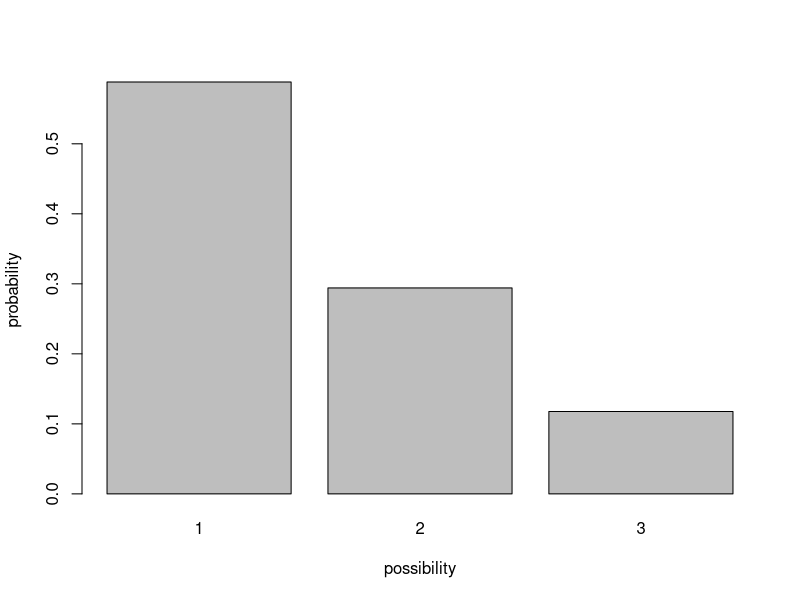
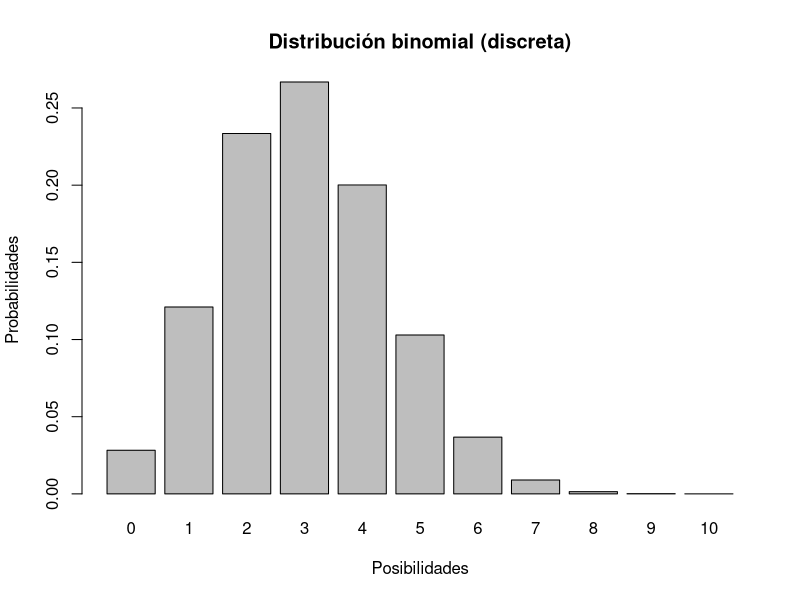
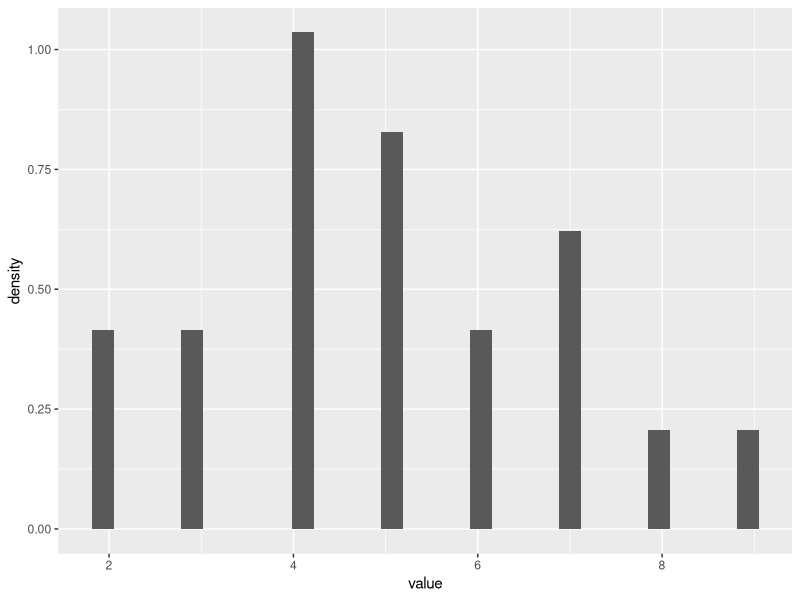
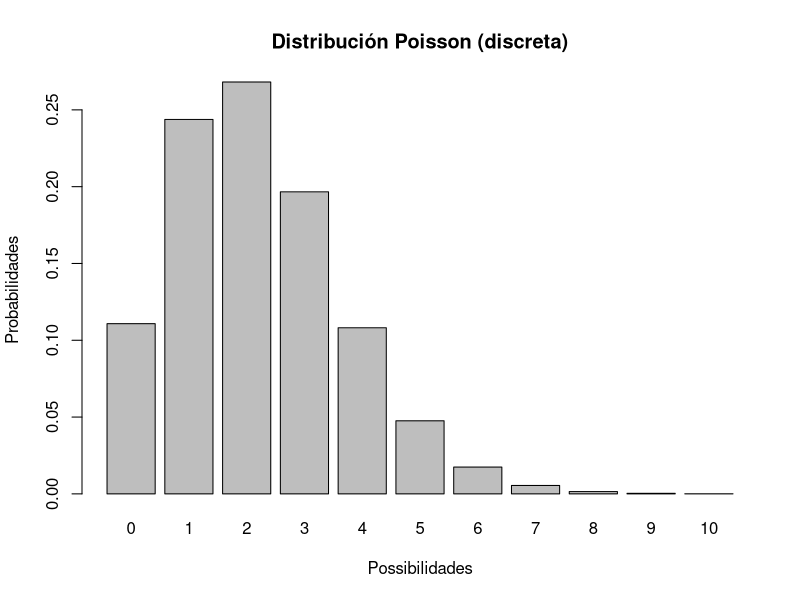
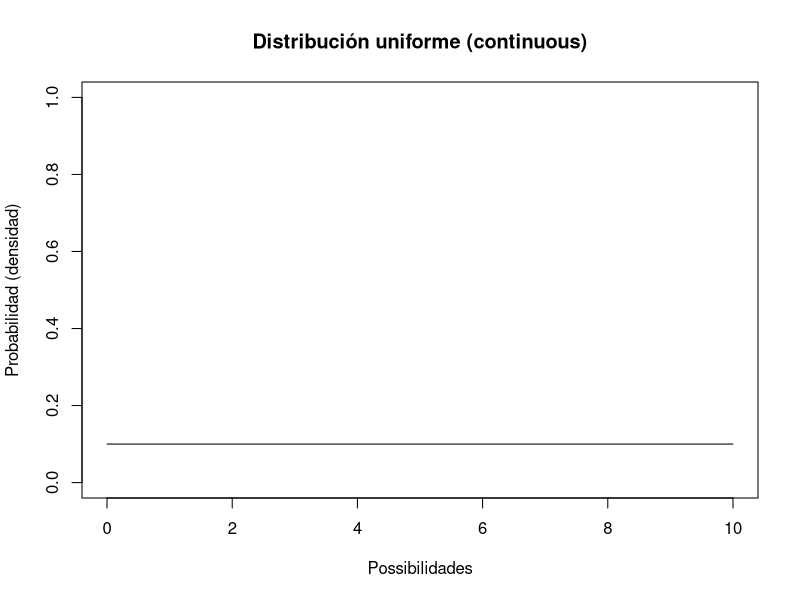
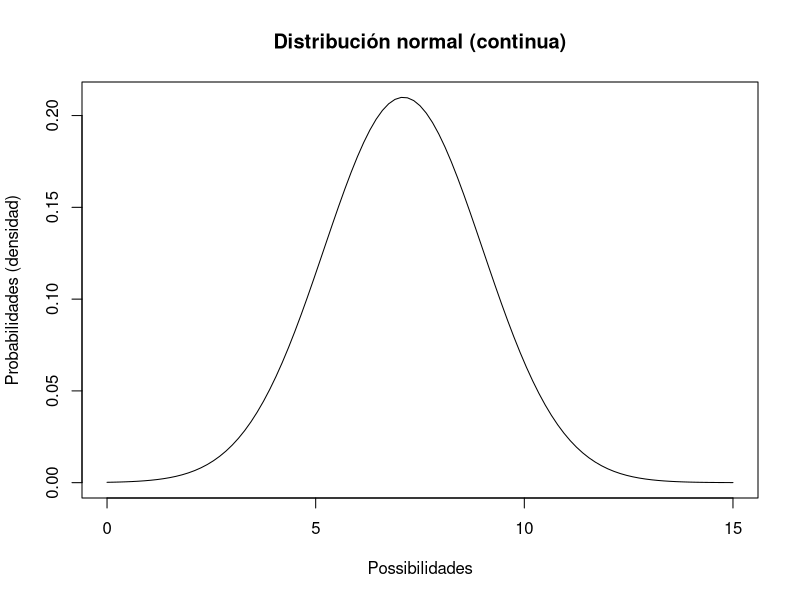
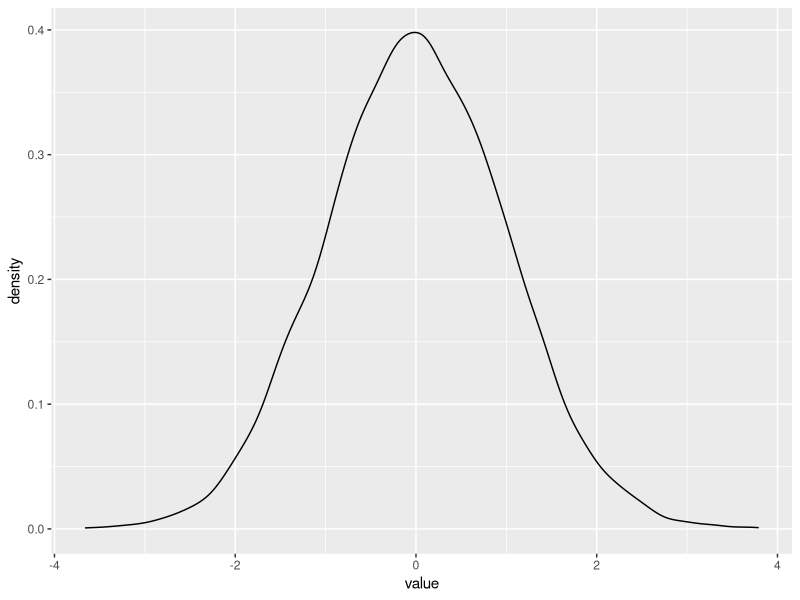
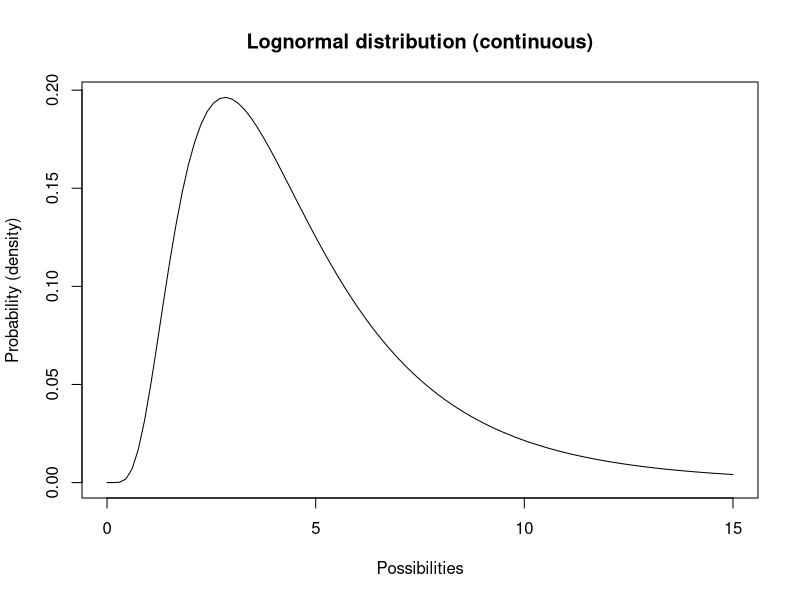

Here is the R script that generated these plots, in order: (Note: this script raises an error after producing the figures.)

############################################################
####                                                    ####  
####  BIOL4558, Topico 8                               ####
####                                                    ####
####  Kevin Shoemaker                                   #### 
####  University of Nevada, Reno                    ####
####        &                           ####
####  Raymond L. Tremblay       ####
####  Universidad de Puerto Rico                   ####
####                                                    #### 
############################################################


############################################################
####  Stochasticity and Uncertainty                     ####
############################################################



#############
# Generación de números aleatorios!


#####
# define an arbitrary distribution

box <- c(rep(1,10),rep(2,5),rep(3,2))  # define what's in the lottery ball machine (10 "1" balls, 5 "2" balls and 2 "3" balls)

box
barplot(table(box)/sum(table(box)),ylab="probability",xlab="possibility")  # visualize the distribution of possibilities


################
# Distribuciones discretas
################


#######
# Ejemplo: distribución binomial (distribución de lanzamiento de moneda)


# graficar la distribución binomial!
xvals <- seq(0,10,1)

probs <- dbinom(xvals,10,prob=0.3)
#Cual es la suma de la probabilidades?

names(probs) <- xvals
               
barplot(probs,ylab="Probabilidades",xlab="Posibilidades",main="Distribución binomial (discreta)")



library(tidyverse)
caras=c(4,7, 6, 8, 5, 4,3,7,7,2,
        9, 3, 5,4, 5, 4, 4,2,6,5)
caras=as_tibble(caras)
caras

ggplot(caras, aes(value))+
  geom_histogram(aes(y=..density..))

#########
# Distribución de Poisson

xvals <- seq(0,10,1)
probs <- dpois(xvals,lambda=2.2)     # Distribución Poisson El lambda es una función que determina las probabilidades
names(probs) <- xvals
               
barplot(probs,ylab="Probabilidades",xlab="Possibilidades",main="Distribución Poisson (discreta)")



################
# DISTRIBUCIONES CONTINUAS
#################

##########
# Distribución uniforme

lower = 0
upper = 10

curve(dunif(x,lower,upper),0,10,ylab="Probabilidad (densidad)",xlab="Possibilidades",main="Distribución uniforme (continuous)",ylim=c(0,1))   # Distribución uniforme


#########
# Distribución normal

mean = 7.1
stdev = 1.9

curve(dnorm(x,mean,stdev),0,15,ylab="Probabilidades (densidad)",xlab="Possibilidades",main="Distribución normal (continua)")  


#########
# Distribución normal

x=rnorm(10000, 0,1 )
x=as.tibble(x)
#x

ggplot(x, aes(value))+
  geom_density()


############
# Log-normal distribution

meanlog = 1.4
stdevlog = 0.6

curve(dlnorm(x,meanlog,stdevlog),0,15,ylab="Probability (density)",xlab="Possibilities",main="Lognormal distribution (continuous)")   # probability density


##########
# Beta distribution

shape1 = 10
shape2 = 4

curve(dbeta(x,shape1,shape2),0,1,ylab="Probability (density)",xlab="Possibilities",main="Beta distribution (continuous)")   # probability density


################
# Random number generation!


### Binomial random number generator
rbinom(1,size=10,prob=0.5)    # note: "size" is the number of coin flips, and "prob" is the probability of coming up 'heads'

### Poisson random number generator
rpois(1,lambda=4.1)     # note: "lambda" represents the mean (and variance!) of the Poisson distribution

### Uniform random number generator
runif(1,min=1,max=3.5)   # "min" and "max" are pretty obvious!

### Normal random number generator
rnorm(1,mean=3,sd=4.1)   # normal distribution is defined by "mean" and "sd" (standard deviation).

### lognormal random number generator (like normal distribution, but can not go below zero)
rlnorm(1,meanlog=0.5,sdlog=0.2)    # lognormal distribution is defined by "meanlog", the mean on the log scale and "sdlog" (standard deviation on the log scale).

### beta random number generator (bounded between 0 and 1- just like survival rate!)
rbeta(1,shape1=10,shape2=3)  # beta distribution is defined by "shape1" and "shape2", which together define the mean and spread within the range from 0 to 1.

## Para información sobr ela distribución beta vea los sigyuientes enlaces

# 1. https://keisan.casio.com/exec/system/1180573226
# 2. https://stats.stackexchange.com/questions/376634/how-to-pick-starting-parameters-for-massfitdist-with-the-beta-distribution





########
# muestra de una distribución arbitraria

distribution <- c(5,3,5,4,3,6,4,5,5,1,6,5,4,3,6,6,4,2,8,4,4,5,2)     # make up a set of possibilities
hist(distribution,freq = F, ylab="Probability",xlab="Possibilities")  # visualize distribution
sample(distribution,1)  # take one random sample from this distribution!


#############
# Demostración: ¡use datos para determinar una distribución!
#############


#############
# Made-up canvasback data- average number of eggs hatched per female for 20 years

hatch_perfem <- c(3.05, 1.45, 0.99, 3.24, 1.49, 1.70, 1.66, 2.32, 0.83, 2.41,
2.33, 1.68, 1.43, 2.74, 2.05, 3.13, 1.90, 3.69, 1.55, 2.79)

hist(hatch_perfem)


############
# Trate de identificar una distribución logarítmica normal de números aleatorios para representar la 'canvasback duck' data

## first, plot a histogram of the data from the 20-year study
hist(hatch_perfem,freq=F,main="Histogram of avg number hatched per female",xlab="possibilities",ylab="probability",xlim=c(0,10),ylim=c(0,1))

## ahora, superponga una distribución de probabilidad logarítmica normal con parámetros arbitrarios (meanlog y sdlog). Esto es sólo un punto de partida.

curve(dlnorm(x,meanlog=1.5,sdlog=0.39),col="green",lty=2,lwd=2,add=T)

curve(dlnorm(x,meanlog=1.8,sdlog=0.39),col="green",lty=2,lwd=2,add=T) 

curve(dlnorm(x,meanlog=2.0,sdlog=0.39),col="red",lty=2,lwd=2,add=T) # try a different value...

#### ¡Siga cambiando el valor de 'meanlog' hasta que encuentre los mejores parámetros que se ajusten a los datos!

#### Una vez que encuentre los parámetros que mejor se ajusten, genere 5 números aleatorios a partir de esta distribución usando la función "rlnorm ()" en R. 

rlnorm(5,meanlog=1.5,sdlog=0.39)    # ¡por ejemplo! (¡recuerde cambiar el parámetro "meanlog" por el valor que identificó anteriormente!)


hatch_5_years=hatch_perfem/5
fitdistr(hatch_5_years,"log-normal")
data=rlnorm(1000, -0.92822498, 0.38756090)
exp(data)  # USe exp to convert he values from lognotmal to numbers again.  


#c=log(2)
#exp(c)
beta_mom <- function(x) {

  m_x <- mean(x, na.rm = TRUE)
  s_x <- sd(x, na.rm = TRUE)

  alpha <- m_x*((m_x*(1 - m_x)/s_x^2) - 1)
  beta <- (1 - m_x)*((m_x*(1 - m_x)/s_x^2) - 1)

  return(list(alpha = alpha, beta = beta))

}

Larva_supevivencia=c(0.184, 0.113, 0.355, 0.344, 0.295, 0.226, 0.207, 0.178, 0.171, 0.257)
beta_mom(Larva_supevivencia)

library(fitdistrplus)
fit=fitdist(Larva_supevivencia,"beta")
fit
plot(fit, las=1)
